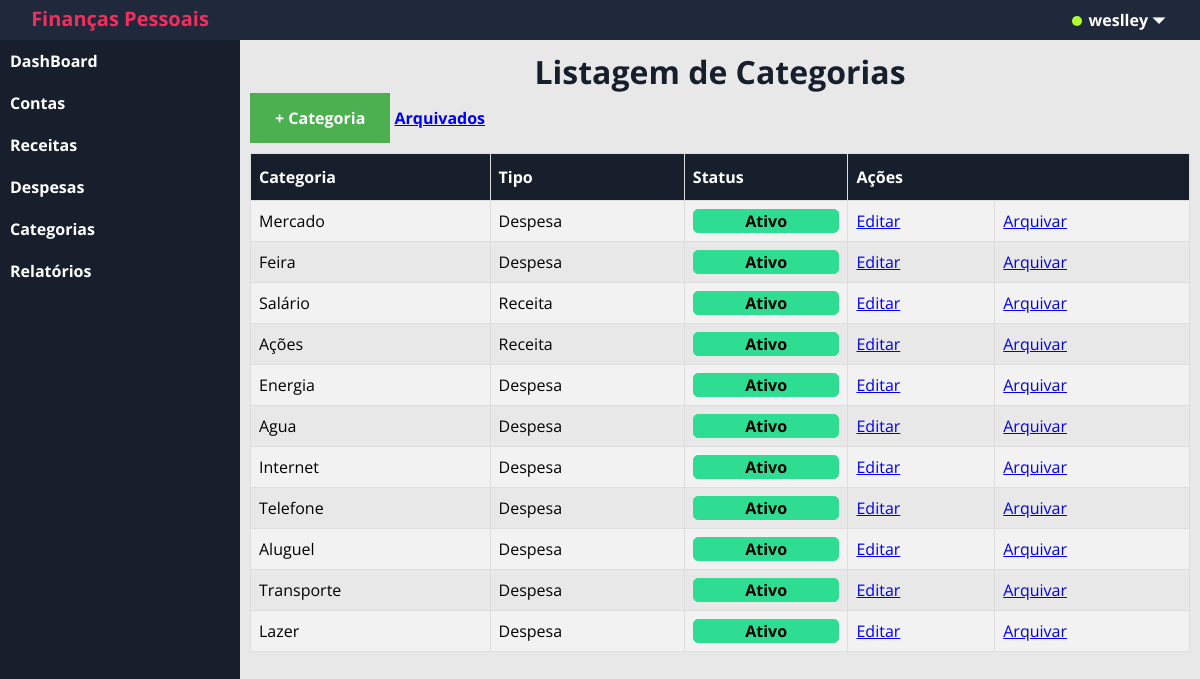
The page /?c=categorias (signed in) on the database as committed earlier.
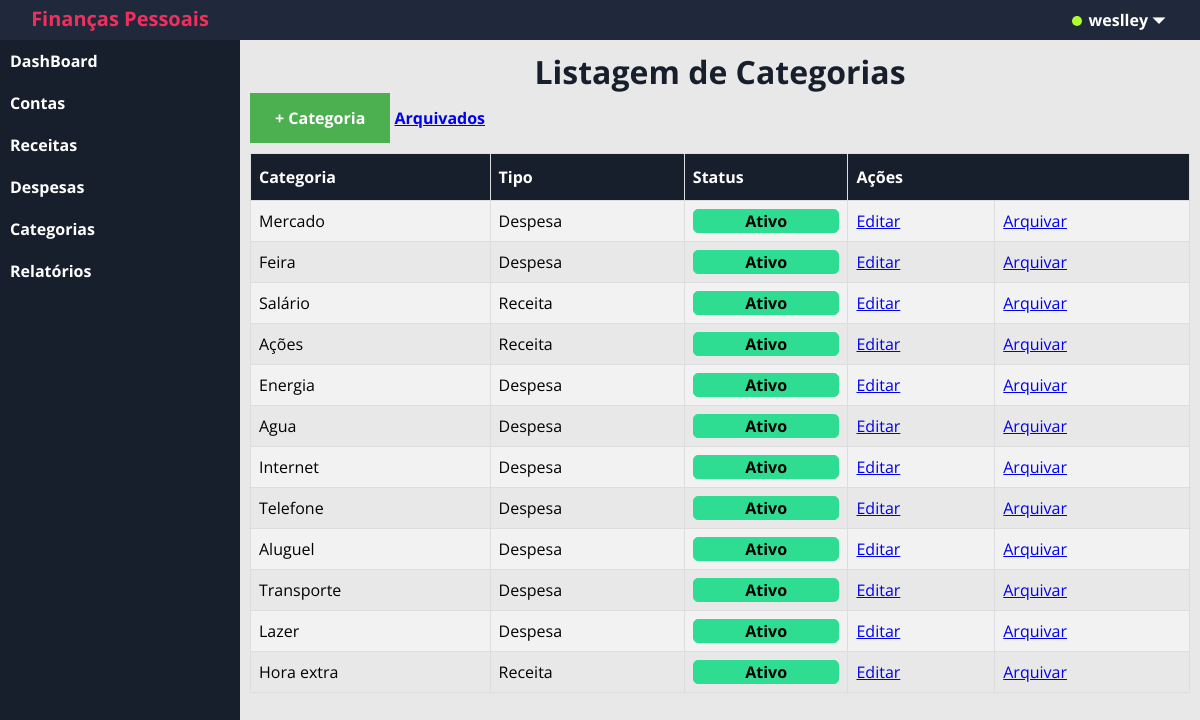
The same page on the database as committed later.
### tables this page shows
CREATE TABLE `categoria` (
  `id` int(11) NOT NULL,
  `nome` varchar(60) NOT NULL,
  `tipo` varchar(7) NOT NULL,
  `statusCat` tinyint(1) DEFAULT NULL,
  `idUsuario` int(11) DEFAULT NULL
);

### app/controller/Categorias.php (called while the page is built, shortened)
<?php
    class Categorias extends Controller
    {
        public function index()
        {
            try {
                $carRespository = new Repository('app\model\class\Categoria');
                $criteria = new Criteria;
                $criteria->add('idUsuario','=',Usuario::get('id'));
                if(isset($_GET['f'])&& $_GET['f'] =='arquivados')
                {
                    $criteria->add('statusCat','=','0');
                }
                else{
                    $criteria->add('statusCat','=','1');
                }
                $resultado = $carRespository->load($criteria);
            } catch (\Exception $e) {
                echo $e->getMessage();
                Transaction::rollback();
            }
            $this->view([
                'template/header',
                'categoria/listagem',
                'template/footer'
            ],[
                'usuario_logado' => Usuario::get('nome'),
                'catItens' => $resultado,
                'msg' => FlashMessage::get()
            ]);
        }
    }

### app/model/Repository.php (called while the page is built, shortened)
<?php
    final class Repository
    {
        private $activeRecord;
        public function __construct($class)
        {
            $this->activeRecord = $class;
        }
        public function load(Criteria|null $criteria = null)
        {
            $sql = "SELECT * FROM ".constant($this->activeRecord.'::TABLENAME');
            if($criteria)
            {
                $expressao = $criteria->dump();
                if($expressao)
                {
                    $sql .= " WHERE ".$expressao;
                }
            }
            if($conn = Transaction::get())
            {
                $result = $conn->query($sql);
                $results = array();
                if($result)
                {
                    while($row = $result->fetchObject($this->activeRecord))
                    {
                        $results[] = $row;
                    }
                    return $results;
                }
            }
            else
            {
                throw new \Exception('Não há transação ativa!');
            }
        }
    }

### app/model/Criteria.php (called while the page is built, shortened)
<?php
    class Criteria
    {
        private $filters;
        function __construct()
        {
            $this->filters = array();
        }
        public function add($variable,$compare_operator,$value,$logic_operator = 'and',$transform = true)
        {
            if(empty($this->filters))
            {
                $logic_operator = null;
            }
            if($transform)
            {
                $this->filters[] = [$variable,$compare_operator,$this->transform($value),$logic_operator];
            }
            else{
                $this->filters[] = [$variable,$compare_operator,$value,$logic_operator];
            }
        }
        public function transform($value)
        {
            if(is_array($value))
            {
                foreach($value as $x)
                {
                    if(is_integer($x)){
                        $foo[] = $x;
                    }
                    else if(is_string($x))
                    {
                        $foo[] = "'$x'";
                    }
                }
                $result = '('.implode(',',$foo).')';
            }
            else if(is_string($value))
            {
                $result = "'$value'";
            }
            return $result;
        }
        public function dump()
        {
            if(is_array($this->filters) and count($this->filters) > 0)
            {
                $result = '';
                foreach($this->filters as $filter)
                {
                    $result .= $filter[3].' '.$filter[0].' '.$filter[1].' '.$filter[2].' ';
                }
                $result = trim($result);
                return "({$result})";
            }
        }
    }

### app/model/Record.php (called while the page is built, shortened)
<?php
    abstract class Record
    {
        protected array $data;
        public function __set($prop,$value)
        {
           if(method_exists($this,'set_'.$prop))
           {
            call_user_func(array($this,'set_'.$prop),$value);
           }
           else
           {
               if($value == null)
               {
                   unset($this->data[$prop]);
               }
               else{
                   $this->data[$prop] = $value;
               }
           }
        }
        public function __get($prop)
        {
           if(method_exists($this,'get_'.$prop))
           {
            return call_user_func(array($this,'get_'.$prop));
           }
           else
           {
               if(isset($this->data[$prop]))
               {
                   return $this->data[$prop];
               }
           }
        }
    }

### app/view/categoria/listagem.php (the view, shortened to what the changed rows need)
<h1 id="titulo-categoria">Listagem de Categorias</h1>
<a href="./?c=categorias&m=inserir" id="btn-catInserir"><b>+ Categoria</b></a>
<a href="./?c=categorias&f=arquivados"><b>Arquivados</b></a>
<table id="customers">
  <tr>
    <th>Categoria</th>
    <th>Tipo</th>
    <th>Status</th>
    <th colspan="2">Ações</th>
  </tr>
  <?php
    if(isset($catItens) && count($catItens) > 0):
      foreach ($catItens as $categoria):
  ?>
  <tr>
    <td><?= $categoria->nome ?></td>
    <td><?= $categoria->tipo?></td>
    <td><?= $categoria->statusCat ? '<div class ="status_categoria_ativo">Ativo</div>' :'<div class ="status_categoria_arquivado">Arquivado</div>' ?></td>
    <?php if(isset($_GET['f'])&& $_GET['f'] =='arquivados'): ?>
      <td><a href="./?c=categorias&m=ativar&id=<?= $categoria->id ?>">Reativar</a></td>
    <?php else: ?>
      <td><a href="./?c=categorias&m=editar&id=<?= $categoria->id ?>">Editar</a></td>
      <td><a href="./?c=categorias&m=arquivar&id=<?= $categoria->id ?>">Arquivar</a></td>
    <?php endif; ?>
  </tr>
  <?php endforeach;?>
  <?php else:?>
    <tr>
    <td colspan="4" style="text-align: center;">Vazio!</td>
    </tr>
  <?php endif;?>
</table>

### app/controller/Controller.php (shortened to what the changed rows need)
<?php
    abstract class Controller
    {
        protected function view(array $templates,array $dados = array())
        {
            foreach($templates as $template)
            {
                require_once __DIR__."/../view/{$template}.php";
            }
        }
    }

### app/view/template/header.php (shortened to what the changed rows need)
<!DOCTYPE html>
<html lang="pt-br">
<head>
    <link rel="stylesheet" type="text/css" href="assets/css/style.css">
    <link rel="stylesheet" type="text/css" href="assets/css/dashboard.css">
    <link rel="stylesheet" href="https://cdnjs.cloudflare.com/ajax/libs/font-awesome/6.0.0-beta2/css/all.min.css">
</head>
<body>
    <div id="sdsd">
        <div id="ini-menu">
            <a href="./">Finanças Pessoais</a>
        </div>
        <div class="dropdown">
            <button class="dropbtn"> <div id="circulo-on"></div> <?= $usuario_logado ?> &#9207</button>
        </div>
    </div>
    <div id="menu">
        <ul>
            <li><a href="./?c=home">DashBoard</a></li>
            <li><a href="./?c=contas">Contas</a></li>
            <li><a href="./?c=receita">Receitas</a></li>
            <li><a href="./?c=despesa">Despesas</a></li>
            <li><a href="./?c=categorias">Categorias</a></li>
            <li><a href="./?c=relatorios">Relatórios</a></li>
        </ul>
    </div>
    <div id="conteudo">
        <div class="exemplo">

Rows that differ between the two databases and show on the page:
added categoria: nome "Hora extra", tipo "Receita", statusCat "Ativo"
